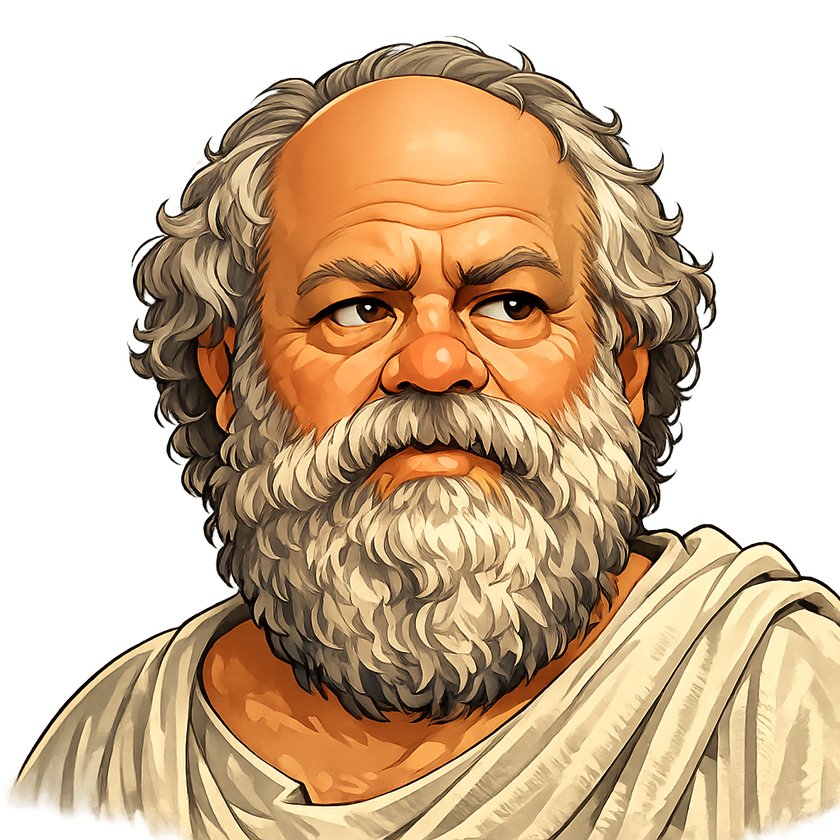
#> input picture assets/source-portrait.png, 840 x 840 px, shrunk from 1024 x 1024 before the run
$ python detect_mouth.py ../assets/source-portrait.png
#> lines starting #> are read from the running program, lines starting #| are printed output that depends on the picture
#!/usr/bin/env python3
# Estimate mouth position on a portrait by anatomical proportions on the
# alpha bbox. Outputs a JSON guess + an annotated diagnostic PNG with
# crosshairs at several candidate y values.

import argparse
import json
import sys
from pathlib import Path

from PIL import Image, ImageDraw
import numpy as np


def estimate(src_path: Path) -> dict:
    src = Image.open(src_path).convert("RGBA")
#> src is the input picture: PIL image 840x840 RGBA; mean R, G, B, A 116.8, 91.5, 62.9, 160
    W, H = src.size
#> W = 840; H = 840
    alpha = np.array(src)[..., 3]
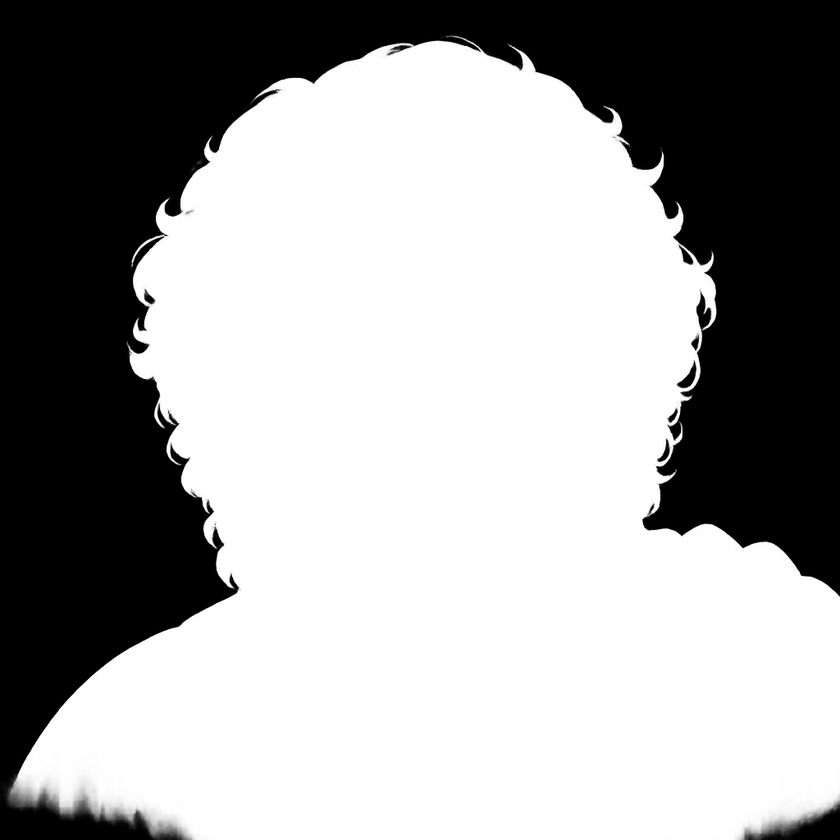
#> alpha: shape (840, 840); min 0, max 255, mean 160

    # bbox of opaque content
    rows = np.any(alpha > 16, axis=1)
    cols = np.any(alpha > 16, axis=0)
    if not rows.any() or not cols.any():
        return {"error": "no opaque content"}
    y_top = int(np.argmax(rows))
#> y_top = 35
    y_bot = int(H - 1 - np.argmax(rows[::-1]))
#> y_bot = 839
    x_left = int(np.argmax(cols))
#> x_left = 5
    x_right = int(W - 1 - np.argmax(cols[::-1]))
#> x_right = 839

    bbox_h = y_bot - y_top
#> bbox_h = 804
    bbox_w = x_right - x_left
#> bbox_w = 834
    cx = (x_left + x_right) // 2
#> cx = 422

    # Anatomical guess: head occupies upper ~70% of the bust bbox.
    # Within head, eyes ~0.40, nose tip ~0.55, mouth ~0.65, chin ~0.78.
    head_top = y_top
#> head_top = 35
    head_bot = y_top + int(bbox_h * 0.70)
#> head_bot = 597
    head_h = head_bot - head_top
#> head_h = 562
    eye_y = head_top + int(head_h * 0.40)
#> eye_y = 259
    nose_y = head_top + int(head_h * 0.55)
#> nose_y = 344
    mouth_y = head_top + int(head_h * 0.66)
#> mouth_y = 405

    return {
        "canvas": [W, H],
        "bbox": [x_left, y_top, x_right, y_bot],
        "bbox_size": [bbox_w, bbox_h],
        "estimates": {
            "eye_y": eye_y,
            "nose_y": nose_y,
            "mouth_y": mouth_y,
            "center_x": cx,
        },
        "candidates_y_for_mouth": [
            mouth_y - 30,
            mouth_y - 15,
            mouth_y,
            mouth_y + 15,
            mouth_y + 30,
        ],
    }


def annotate(src_path: Path, est: dict, out_path: Path) -> None:
    src = Image.open(src_path).convert("RGBA")
    W, H = src.size
    overlay = Image.new("RGBA", (W, H), (0, 0, 0, 0))
    drawer = ImageDraw.Draw(overlay)

    cx = est["estimates"]["center_x"]
    eye_y = est["estimates"]["eye_y"]
    nose_y = est["estimates"]["nose_y"]
    mouth_y = est["estimates"]["mouth_y"]

    bbox = est["bbox"]
    drawer.rectangle(bbox, outline=(0, 255, 255, 200), width=3)

    for y, color, label in [
        (eye_y, (255, 80, 80, 220), "eye_y"),
        (nose_y, (80, 255, 80, 220), "nose_y"),
        (mouth_y, (255, 220, 60, 240), "mouth_y (best)"),
    ]:
        drawer.line([0, y, W, y], fill=color, width=2)
        drawer.text((20, y - 18), f"{label} = {y}", fill=color)

    for y in est["candidates_y_for_mouth"]:
        if y == mouth_y:
            continue
        drawer.line([cx - 60, y, cx + 60, y], fill=(255, 220, 60, 130), width=1)

    drawer.line([cx, 0, cx, H], fill=(255, 220, 60, 120), width=1)

    annotated = Image.alpha_composite(src, overlay)
    annotated.save(out_path, "PNG")


def main() -> int:
    ap = argparse.ArgumentParser(description="Estimate mouth position by anatomical proportions.")
    ap.add_argument("input", type=Path)
    ap.add_argument("--diagnostic", type=Path, default=None,
                    help="annotated PNG with crosshairs (optional)")
    args = ap.parse_args()

    if not args.input.exists():
        print(f"detect_mouth: not found: {args.input}", file=sys.stderr)
        return 2

    est = estimate(args.input)
#> est = 5 items
    if "error" in est:
        print(json.dumps(est), file=sys.stderr)
        return 1

    print(json.dumps(est, indent=2, ensure_ascii=False))
#> (printed output is left out)

    if args.diagnostic:
        annotate(args.input, est, args.diagnostic)
        print(f"diagnostic: {args.diagnostic}", file=sys.stderr)

    return 0


if __name__ == "__main__":
    raise SystemExit(main())
#> (the program exits here)
